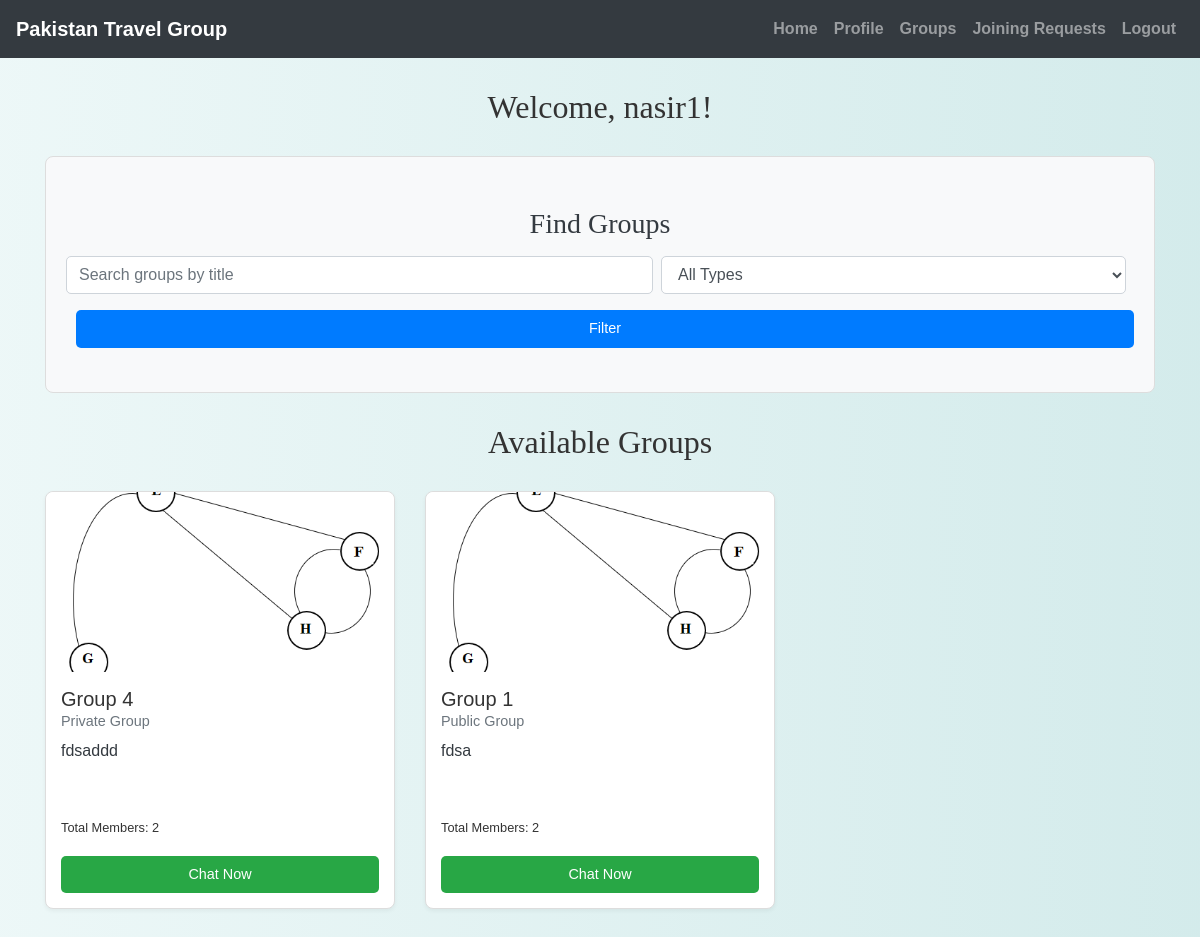
Screenshot of /home.php (signed in) with the database file from the repository.
### tables this page shows
CREATE TABLE `users` (
  `id` int(11) NOT NULL,
  `username` varchar(50) NOT NULL,
  `password` varchar(255) NOT NULL,
  `email` varchar(100) NOT NULL,
  `phone` varchar(20) NOT NULL,
  `age` int(11) DEFAULT NULL,
  `full_name` varchar(255) NOT NULL,
  `bio` text DEFAULT NULL,
  `created_at` datetime DEFAULT current_timestamp(),
  `status` enum('pending','approved','rejected') NOT NULL DEFAULT 'pending'
);

CREATE TABLE `groups` (
  `id` int(11) NOT NULL,
  `name` varchar(100) NOT NULL,
  `image` varchar(255) DEFAULT NULL,
  `description` text DEFAULT NULL,
  `type` enum('public','private') DEFAULT 'public',
  `created_by` int(11) NOT NULL,
  `created_at` timestamp NOT NULL DEFAULT current_timestamp()
);

### home.php (the view, shortened to what this page needs)
<?php
include('config.php');
$user_id = $_SESSION["id"];
$sql = "SELECT username FROM users WHERE id = ?";
$stmt = $conn->prepare($sql);
$stmt->bind_param("i", $user_id);
$stmt->execute();
$stmt->bind_result($username);
$search = $_GET['search'] ?? '';
$where_sql = "";
$sql = "SELECT * FROM groups $where_sql ORDER BY created_at DESC";
$stmt = $conn->prepare($sql);
$stmt->execute();
$result = $stmt->get_result();
?>
<!DOCTYPE html>
<html lang="en">
<head>
    <link rel="stylesheet" href="https://maxcdn.bootstrapcdn.com/bootstrap/4.5.2/css/bootstrap.min.css" />
    <link rel="stylesheet" href="./css/style.css" />
</head>
<body>
<?php include('navbar.php'); ?>
<div class="container mt-4">
    <h2>Welcome, <?php echo htmlspecialchars($username); ?>!</h2>
    <div class="search-container">
        <h1>Find Groups</h1>
        <form method="get" class="form-inline mb-3">
            <input type="text" name="search" class="form-control mr-2 mb-2" placeholder="Search groups by title" value="<?php echo htmlspecialchars($search); ?>" />
            <select name="type" class="form-control mr-2 mb-2">
                <option value="">All Types</option>
            </select>
            <button type="submit" class="btn btn-primary mb-2">Filter</button>
        </form>
    </div>
    <h2>Available Groups</h2>
    <div class="row">
        <?php if ($result->num_rows > 0):
            while ($group = $result->fetch_assoc()):
                $gid = $group['id'];
                $is_member = false;
                $is_pending = false;
                $mem_res = $conn->query("SELECT id FROM group_members WHERE group_id = $gid AND user_id = $user_id");
                if ($mem_res && $mem_res->num_rows > 0) {
                    $is_member = true;
                } else if ($group['type'] == 'private') {
                    $req_res = $conn->query("SELECT status FROM join_requests WHERE group_id = $gid AND user_id = $user_id AND status = 'pending'");
                    if ($req_res && $req_res->num_rows > 0) {
                        $is_pending = true;
                    }
                }
                $count_res = $conn->query("SELECT COUNT(*) as total FROM group_members WHERE group_id = $gid");
                $members_count = 0;
                if ($count_res) {
                    $row = $count_res->fetch_assoc();
                    $members_count = $row['total'];
                }
                $image_path = !empty($group['image']) ? 'images/' . htmlspecialchars($group['image']) : 'images/default-group.png';
                ?>
                <div class="col-md-4">
                    <div class="card group-card">
                        <img src="<?php echo $image_path; ?>" class="card-img-top group-image" alt="<?php echo htmlspecialchars($group['name']); ?>">
                        <div class="card-body d-flex flex-column">
                            <h5 class="card-title"><?php echo htmlspecialchars($group['name']); ?></h5>
                            <h6 class="card-subtitle mb-2 text-muted"><?php echo ucfirst($group['type']); ?> Group</h6>
                            <p class="card-text card-text-description"><?php echo htmlspecialchars($group['description']); ?></p>
                            <p class="mb-2"><small>Total Members: <?php echo $members_count; ?></small></p>
                            <div class="mt-auto">
                                <?php if ($is_member) { ?>
                                    <a href="chat.php?group_id=<?php echo $gid; ?>" class="btn btn-success btn-block">Chat Now</a>
                                <?php } else if ($group['type'] == 'public') { ?>
                                    <a href="?join=<?php echo $gid; ?>" class="btn btn-primary btn-block">Join Group</a>
                                <?php } else if ($group['type'] == 'private') {
                                    if ($is_pending) { ?>
                                        <button class="btn btn-warning btn-block" disabled>Request Pending</button>
                                    <?php } else { ?>
                                        <a href="?request_join=<?php echo $gid; ?>" class="btn btn-secondary btn-block">Request to Join</a>
                                    <?php }
                                } ?>
                            </div>
                        </div>
                    </div>
                </div>
        <?php endwhile;
        else: ?>
            <div class="col-12"><p>No groups found.</p></div>
        <?php endif; ?>
    </div>
</div>
</body>
</html>

### navbar.php (shortened to what this page needs)
<nav class="navbar navbar-expand-lg navbar-dark bg-dark">
    <a class="navbar-brand" href="home.php">Pakistan Travel Group</a>
    <div class="collapse navbar-collapse" id="navbarNav">
        <ul class="navbar-nav ml-auto">
            <?php
            if (isset($_SESSION["id"]) && !empty($_SESSION["id"])) {
                echo '<li class="nav-item"><a class="nav-link" href="home.php">Home</a></li>';
                echo '<li class="nav-item"><a class="nav-link" href="update_profile.php">Profile</a></li>';
                echo '<li class="nav-item"><a class="nav-link" href="create_group.php">Groups</a></li>';
                echo '<li class="nav-item"><a class="nav-link" href="view_join_requests.php">Joining Requests</a></li>';
                echo '<li class="nav-item"><a class="nav-link" href="logout.php">Logout</a></li>';
            } else {
                echo '<li class="nav-item"><a class="nav-link" href="register.php">Register</a></li>';
                echo '<li class="nav-item"><a class="nav-link" href="login.php">Login</a></li>';
            }
            ?>
        </ul>
    </div>
</nav>

### css/style.css (style rules this page uses)
body { background: linear-gradient(90deg, rgba(233, 246, 246, 0.831), rgba(207, 233, 233, 0.9)); font-family: 'Arial', sans-serif; color: #333; line-height: 1.6; }
h1, h2, h3, h4 { text-align: center; margin-top: 30px; margin-bottom: 30px; font-family: 'Georgia', serif; }
.container { margin-bottom: 40px; }
.btn-primary { color: #fff; border: none; border-radius: 5px; cursor: pointer; transition: background-color 0.3s ease; }
a { color: #006666; text-decoration: none; font-weight: bold; }

### home.php (style rules this page uses)
.group-card { margin-bottom: 20px; border: 1px solid #ddd; border-radius: 8px; box-shadow: 0 2px 4px rgba(0, 0, 0, 0.05); }
.group-image { height: 180px; object-fit: cover; border-top-left-radius: 8px; border-top-right-radius: 8px; }
.card-body { padding: 15px; display: flex; flex-direction: column; }
.card-title { font-size: 1.25rem; margin-bottom: 0.5rem; }
.card-subtitle { font-size: 0.9rem; color: #6c757d; margin-bottom: 0.75rem; }
.card-text-description { font-size: 1rem; color: #343a40; height: 60px; overflow: hidden; margin-bottom: 1rem; }
.btn-primary, .btn-success, .btn-secondary, .btn-warning { color: #fff; border: none; border-radius: 5px; padding: 8px 15px; font-size: 0.9rem; cursor: pointer; transition: background-color 0.3s ease; text-align: center; display: block; width: 100%; margin-top: 0.5rem; }
.btn-primary { background-color: #007bff; }
.btn-success { background-color: #28a745; }
.form-inline .form-control { border-radius: 5px; margin-right: 10px; }
.form-inline button.btn { border-radius: 5px; }
.search-container { background-color: #f8f9fa; padding: 20px; margin-bottom: 20px; border-radius: 8px; border: 1px solid #ddd; }
.search-container h1 { font-size: 1.75rem; margin-bottom: 15px; color: #343a40; }
.search-container .form-inline { display: flex; align-items: center; }
.search-container .form-control { flex-grow: 1; }
.search-container button.btn { margin-left: 10px; }

### rows the page displays
users: username "nasir1"
groups: image (picture), name "Group 4", type "Private", description "fdsaddd", members_count "2"
groups: image (picture), name "Group 1", type "Public", description "fdsa", members_count "2"
